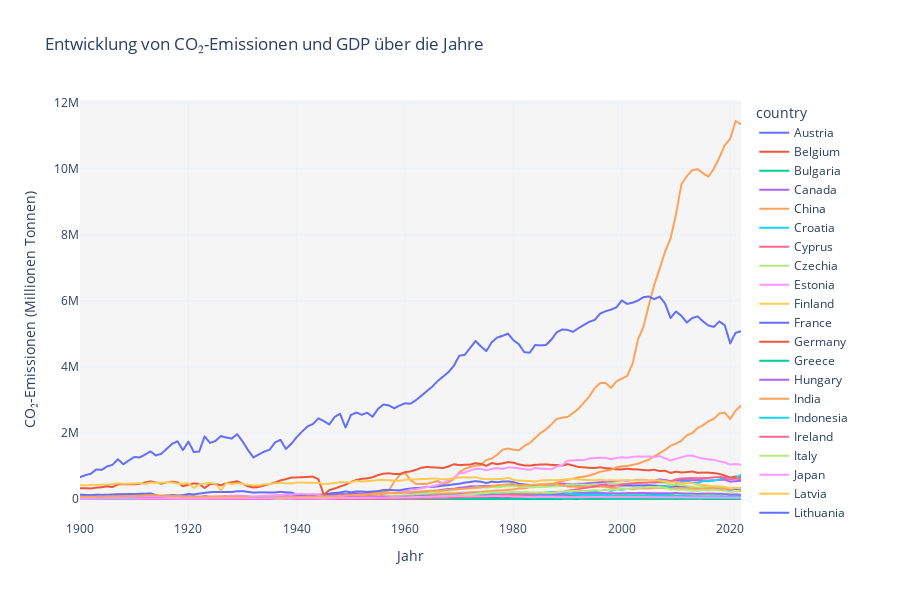

The notebook cell this image was saved under:
### Code cell
fig_line = px.line(
    df_cleaned,
    x='year',
    y='co2',
    color='country',
    line_group='country',
    title='Entwicklung von CO₂-Emissionen und GDP über die Jahre',
    labels={'year': 'Jahr', 'co2': 'CO₂-Emissionen (Millionen Tonnen)', 'gdp': 'GDP (Milliarden USD)'},
    template='plotly_white'
    
)

fig_line.update_layout(
    height=600,
    width=900,
    xaxis_title='Jahr',
    yaxis_title='CO₂-Emissionen (Millionen Tonnen)',
    plot_bgcolor='rgba(245, 245, 245, 1)'
)
fig_line.show()
